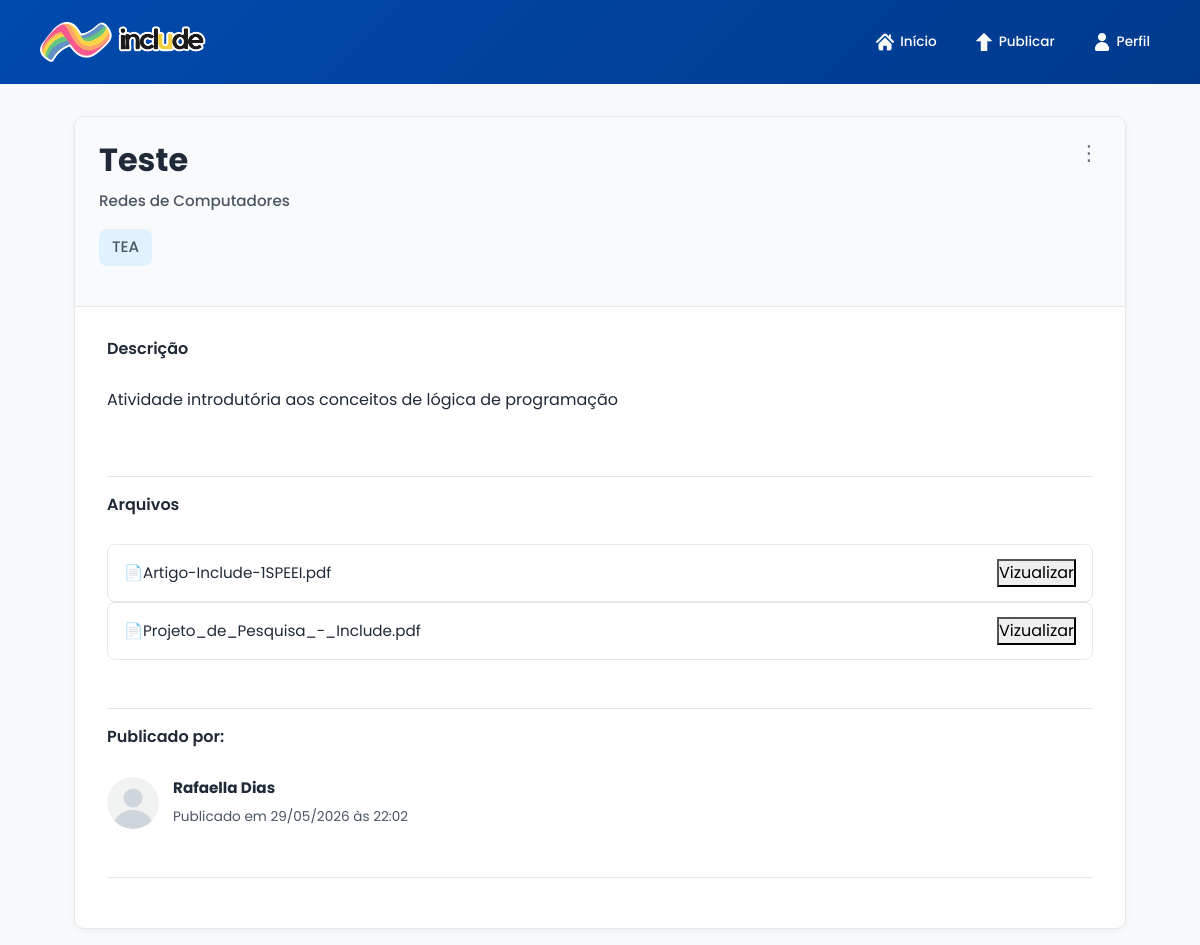
Screenshot of /detalhes/5 (signed in) with the database file from the repository.
### app/models.py (models this page shows, shortened)
class Atividade(db.Model):
    __tablename__ = 'atividades'
    id_atividade = db.Column(db.Integer, primary_key=True)
    titulo = db.Column(db.String(50), nullable=False)
    descricao = db.Column(db.String(200))
    data_publicacao = db.Column(db.DateTime, default=datetime.utcnow)
    id_usuario = db.Column(db.Integer, db.ForeignKey('usuarios.id_usuario'), nullable=False)
    id_curso =  db.Column(db.Integer, db.ForeignKey('cursos.id_curso'), nullable=False)
    id_materia =  db.Column(db.Integer, db.ForeignKey('materias.id_materia'), nullable=False)
    arquivos = db.relationship('Arquivo', backref='atividade', cascade='all, delete-orphan' , lazy=True)
    tags = db.relationship('Tag', secondary=atividade_tag, backref='atividades')

class Materia(db.Model):
    __tablename__ = 'materias'
    id_materia = db.Column(db.Integer, primary_key=True)
    nome = db.Column(db.String(50), nullable=False, unique=True)
    id_curso = db.Column(db.Integer, db.ForeignKey('cursos.id_curso'), nullable=False)
    atividades = db.relationship('Atividade', backref='materia', lazy=True)

class Tag(db.Model):
    __tablename__ = 'tags'
    id_tag = db.Column(db.Integer, primary_key=True)
    nome = db.Column(db.String(20), nullable=False, unique=True)
    cor =  db.Column(db.String(20), nullable=False)
    id_classe = db.Column(db.Integer, db.ForeignKey('classes_tag.id_classe'), nullable=False)

class Arquivo(db.Model):
    __tablename__ = 'arquivos'
    id_arquivo = db.Column(db.Integer, primary_key=True)
    nome = db.Column(db.String(100), nullable=False)
    tipo = db.Column(db.String(50), nullable=False)
    tamanho = db.Column(db.Integer)
    arquivo_url = db.Column(db.String(255), nullable=False)
    storage_path = db.Column(db.String(255), nullable=False)
    data_upload = db.Column(db.DateTime, default=datetime.utcnow)
    id_atividade = db.Column(db.Integer, db.ForeignKey('atividades.id_atividade'), nullable=False)

class Usuario(UserMixin, db.Model):
    __tablename__ = 'usuarios'
    id_usuario = db.Column(db.Integer, primary_key=True)
    nome_completo = db.Column(db.String(50), nullable=False)
    nome_usuario = db.Column(db.String(50), nullable=False, unique=True)
    email = db.Column(db.String(50), nullable=False, unique=True)
    descricao = db.Column(db.String(200))
    senha = db.Column(db.String(255), nullable=False)
    tipo =  db.Column(db.String(20), default='user')
    public_id = db.Column(db.String(100))
    foto_url = db.Column(db.String(255))
    atividades = db.relationship('Atividade', backref='autor', lazy=True)

### app/routes/activities_routes.py (the view)
@activities_bp.route('/detalhes/<int:id>')
@login_required
def detalhes_atividade(id):
    atividade = Atividade.query.get_or_404(id)
    return render_template('detalhes.html', atividade=atividade)

### app/__init__.py (called while the page is built)
def create_app(): #implementando o Application Factory
    app = Flask(__name__)
    app.config.from_object(Config) #carregamento das configurações da classe Config
    db.init_app(app) #passando o app como argumento à criação do banco sqlalch.
    login_manager.init_app(app) #passando o app como argumento à criação do login manager
    login_manager.login_view = 'auth.login'
    @login_manager.user_loader
    def user_loader(id):
        from app.models import Usuario
        return Usuario.query.get(int(id))
    cloudinary.config(secure=True)
    app.register_blueprint(main_bp)
    app.register_blueprint(auth_bp)
    app.register_blueprint(user_bp)
    app.register_blueprint(activities_bp)
    app.register_blueprint(admin_bp)
    return (app) #retorno da criação efetiva do app

### app/templates/detalhes.html (shortened to what this page needs)
{% extends "base.html" %}
{% block content %}
    <main class="main-container">
        <div class="material-container">
            <div class="material-header">
                <div class="material-info">
                    <h1>{{ atividade.titulo }}</h1>
                    <span>{{ atividade.materia.nome }}</span>
                    <div class="tag-lista">
                        {% for tag in atividade.tags %}
                            <span class="tag-chip-static">
                            {{ tag.nome }}
                            </span>
                        {% endfor %}
                    </div>
                </div>
                <div class="material-actions">
                    <button class="btn-menu" id="btn-menu">⋮</button>
                </div>
            </div>
            <section class="material-section">
                <h3>Descrição</h3>
                <p>{{ atividade.descricao }}</p>
            </section>
            <section class="material-section">
                <h3>Arquivos</h3>
                {% for arquivo in atividade.arquivos %}
                    <div class="arquivo-card">
                        <div class="arquivo-info">
                            📄{{ arquivo.nome }}
                        </div>
                        <button>Vizualizar</button>
                    </div>
                {% endfor %}
            </section>
            <section class="material-section">
                <h3>Publicado por:</h3>
                <div class="autor-card">
                    {% if atividade.autor.foto_url %}
                        <img src="{{ atividade.autor.foto_url }}" alt="">
                    {% else %}
                        <img src="{{ url_for('static', filename='images/default.png') }}" alt="">
                    {% endif %}
                    <div>
                        <strong>{{ atividade.autor.nome_completo }}</strong>
                        <span>Publicado em {{ atividade.data_publicacao.strftime('%d/%m/%Y às %H:%M') }}</span>
                    </div>
                </div>
            </section>
        </div>
    </main>
{% endblock %}

### app/templates/base.html (shortened to what this page needs)
<!DOCTYPE html>
<html lang="pt-br">
<head>
    <link href="https://cdn.jsdelivr.net/npm/bootstrap@5.3.2/dist/css/bootstrap.min.css" rel="stylesheet">
    <link rel="stylesheet" href="{{ url_for('static', filename='css/base/base.css') }}">
    <link rel="stylesheet" href="{{ url_for('static', filename='css/base/forms.css') }}">
    <link rel="stylesheet" href="{{ url_for('static', filename='css/components/buttons.css') }}">
    <link rel="stylesheet" href="{{ url_for('static', filename='css/components/atividades.css') }}">
    <link rel="stylesheet" href="{{ url_for('static', filename='css/components/tags.css')}}">
    <link rel="stylesheet" href="{{ url_for('static', filename='css/components/dropdown.css')}}">
    <link rel="stylesheet" href="{{ url_for('static', filename='css/pages/inicio.css') }}">
    <link rel="stylesheet" href="{{ url_for('static', filename='css/pages/home.css') }}">
    <link rel="stylesheet" href="{{ url_for('static', filename='css/pages/perfil.css') }}">
    <link rel="stylesheet" href="{{ url_for('static', filename='css/pages/editar_perfil.css') }}">
    <link rel="stylesheet" href="{{ url_for('static', filename='css/pages/publicar.css') }}">
    <link rel="stylesheet" href="{{ url_for('static', filename='css/pages/detalhes.css') }}">
</head>
</head>
<body>
    <header>
        <nav class="navbar-body">
            <a href="{{ url_for('main.home') }}" class="navbar-brand logo-header">
                <img src="{{ url_for('static', filename='images/logo01.png') }}" alt="Logo">
            </a>
            <div class="nav-links">
                <a href="{{ url_for('main.home' ) }}">
                    <img src="{{ url_for('static', filename='images/icons/icon-inicio.png') }}" alt="">
                    <span class="nav-text">Início</span>
                </a>
                <a href="{{ url_for('activities.publicar')}}">
                    <img src="{{ url_for('static', filename='images/icons/icon-publicar-branco.png') }}" alt="">
                    <span class="nav-text">Publicar</span>
                </a>
                {% if current_user.is_authenticated %}
                    <a href="{{ url_for('user.perfil' ) }}">
                        <img src="{{ url_for('static', filename='images/icons/icon-perfil.png') }}" alt="">
                        <span class="nav-text">Perfil</span>
                    </a>
                {% else %}
                    <a href="{{ url_for('auth.login' ) }}">
                        <img src="{{ url_for('static', filename='images/icons/icon-entrar.png') }}" alt="">
                        <span class="nav-text">Entrar</span>
                    </a>
                {% endif %}
            </div>
        </nav>
    </header>
    {% block content %}{% endblock %}
</body>
</html>

### app/static/css/base/base.css (style rules this page uses)
* { margin: 0; padding: 0; box-sizing: border-box; font-family: 'Poppins', Arial, Helvetica, sans-serif; }
:root { --azul-principal: #004aad; --azul-escuro: #003a8c; --amarelo-destaque: #f5b700; --amarelo-hover: #d6a400; --vermelho-alerta: #cf0101; --vermelho-hover: #ba0000; --texto-principal: #1f2937; --texto-secundario: #4b5563; --fundo-pagina: #f8f9fb; --navbar-height: 84px; --tag-azul-bg: #E0F2FE; --tag-azul-texto: #0C4A6E; --tag-amarelo-bg: #FEF3C7; --tag-amarelo-texto: #92400E; --tag-verde-bg: #DCFCE7; --tag-verde-texto: #166534; --tag-rosa-bg: #FCE7F3; --tag-rosa-texto: #9D174D; --tag-roxo-bg: #F3E8FF; --tag-roxo-texto: #6B21A8; }
body { background-color: var(--fundo-pagina); color: var(--texto-principal); margin: 0; padding-top: var(--navbar-height); }
.navbar-body { height: var(--navbar-height); position: fixed; top: 0; left: 0; width: 100%; display: flex; align-items: center; justify-content: space-between; padding: 0 40px; background-color: var(--azul-principal); z-index: 1000; background: linear-gradient( 135deg, #004aad, #003a8c ); }
.logo-header img { height: 44px; }
.logo-header { padding: 0; border-radius: 0; }
.nav-links { display: flex; align-items: center; gap: 28px; }
.nav-links { display: flex; align-items: center; gap: 18px; }
.nav-links a { display: flex; align-items: center; gap: 6px; padding: 6px 10px; border-radius: 6px; text-decoration: none; color: #ffffff; font-size: 0.85rem; font-weight: 500; transition: background-color 0.2s ease; }
.nav-links a img { width: 18px; height: 18px; object-fit: contain; }
.main-container { width: 100%; max-width: 1100px; margin: 16px auto; padding: 0 24px; display: flex; flex-direction: column; gap: 28px; }
.main-container p { max-width: 75ch; line-height: 1.75; color: var(--texto-principal); }
.main-container h1 { font-size: 2.1rem; font-weight: 600; }

### app/static/css/components/tags.css (style rules this page uses)
.tag-lista { display: flex; flex-wrap: wrap; gap: 8px; }
.tag-chip-static { background-color: var(--tag-azul-bg); color: var(--tag-azul-texto); display: inline-flex; align-items: center; justify-content: center; padding: 6px 12px; border: 1px solid transparent; border-radius: 8px; font-size: 0.82rem; font-weight: 500; transition: 0.15s ease; }

### app/static/css/pages/detalhes.css (style rules this page uses)
.material-container { background: white; border: 1px solid #e5e7eb; border-radius: 10px; padding: 32px; box-shadow: 0 2px 8px rgba(0,0,0,.04); }
.material-header { position: relative; padding: 24px; margin: -32px -32px 32px -32px; background: #f8fafc; border-bottom: 1px solid #e5e7eb; border-top-left-radius: 10px; border-top-right-radius: 10px; }
.material-info h1 { font-size: 2rem; font-weight: 700; color: var(--texto-principal); margin-bottom: 10px; padding-right: 50px; }
.material-info span { display: inline-block; margin-bottom: 16px; font-size: 0.95rem; font-weight: 500; color: var(--texto-secundario); }
.material-header .tag-lista { gap: 10px; }
.material-actions { position: absolute; top: 16px; right: 16px; }
.btn-menu { width: 40px; height: 40px; display: flex; align-items: center; justify-content: center; border: none; border-radius: 50%; background: transparent; font-size: 1.3rem; color: #6b7280; cursor: pointer; transition: .2s ease; }
.material-section { margin-bottom: 18px; padding-bottom: 48px; border-bottom: 1px solid #e5e7eb; }
.material-section h3 { padding-bottom: 12px; margin-bottom: 18px; font-size: 1rem; font-weight: 600; color: var(--texto-principal); }
.material-section p { line-height: 1.5; color: var(--texto-principal); }
.arquivo-card { display: flex; align-items: center; justify-content: space-between; gap: 16px; padding: 14px 16px; background: #fff; border: 1px solid #e5e7eb; border-radius: 8px; transition: .15s ease; }
.arquivo-info { flex: 1; overflow: hidden; text-overflow: ellipsis; white-space: nowrap; font-size: 0.95rem; color: var(--texto-principal); }
.autor-card { display: flex; align-items: center; gap: 14px; }
.autor-card img { width: 52px; height: 52px; object-fit: cover; border-radius: 50%; }
.autor-card strong { display: block; margin-bottom: 4px; font-size: 0.95rem; }
.autor-card span { font-size: 0.85rem; color: var(--texto-secundario); }

### rows the page displays
Atividade: titulo "Teste", descricao "Atividade introdutória aos conceitos de lógica de programação", data_publicacao "29/05/2026 às 22:02"
Materia: materia.nome "Redes de Computadores"
Tag: nome "TEA"
Arquivo: nome "Artigo-Include-1SPEEI.pdf"
Arquivo: nome "Projeto_de_Pesquisa_-_Include.pdf"
Usuario: autor.nome_completo "Rafaella Dias"
